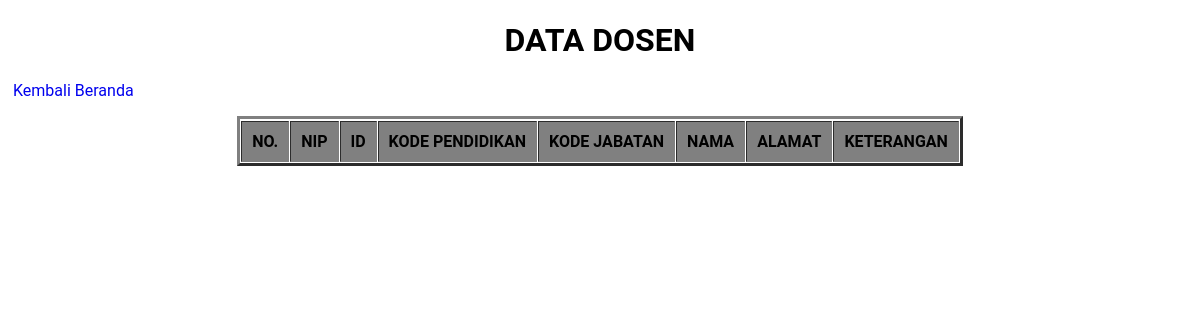
The app's page /AdministrasiTu/dosen.php, older data.
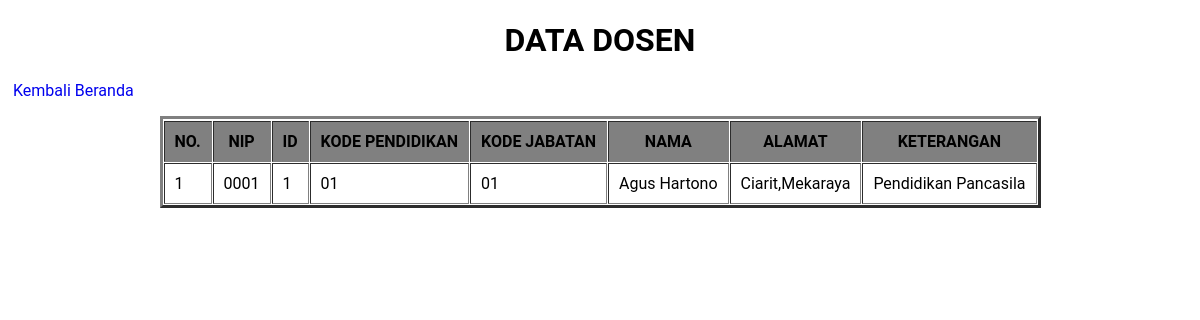
The same page, newer data.
### tables this page shows
CREATE TABLE `dosen` (
  `nip` varchar(20) NOT NULL,
  `id_dosen` int(5) NOT NULL,
  `kode_pendidikan` varchar(5) NOT NULL,
  `kode_jabatan` varchar(20) NOT NULL,
  `nama_dosen` varchar(100) NOT NULL,
  `alamat` text NOT NULL,
  `ket_dosen` text NOT NULL
);

### AdministrasiTu/dosen.php (the view, shortened to what this page needs)
<!DOCTYPE html>
<html>
<head>
	<body bgcolor="">
    <link rel="stylesheet" type="text/css" href="style.css">
</head>
<body>
<h1 align="center">DATA DOSEN</h1>
	<p><a href="index.php">Kembali Beranda</a>
    <table align="center" border="3" cellpadding="10" cellspacing="1">
        <tr>
        <tr bgcolor='grey'>
        	<th>NO.</th>
			<th>NIP</th>
			<th>ID</th>
			<th>KODE PENDIDIKAN</th>
			<th>KODE JABATAN</th>
			<th>NAMA</th>
			<th>ALAMAT</th>
			<th>KETERANGAN</th>
		</tr>
		<?php
		include 'koneksi.php';
		$no = 1;
		$data = mysqli_query($koneksi,"select * from dosen");
		while($d = mysqli_fetch_array($data)){
			?>
			<tr>
				<td><?php echo $no++; ?></td>
				<td><?php echo $d['nip']; ?></td>
				<td><?php echo $d['id_dosen']; ?></td>
				<td><?php echo $d['kode_pendidikan']; ?></td>
				<td><?php echo $d['kode_jabatan']; ?></td>
				<td><?php echo $d['nama_dosen']; ?></td>
				<td><?php echo $d['alamat']; ?></td>
				<td><?php echo $d['ket_dosen']; ?></td>
			</tr>
			<?php
		}
		?>
	</table>
</body>
</html>

Row changes from the older to the newer data that the page shows:
added dosen: nip "0001", id_dosen "1", kode_pendidikan "01", kode_jabatan "01", nama_dosen "Agus Hartono", alamat "Ciarit,Mekaraya", ket_dosen "Pendidikan Pancasila"
